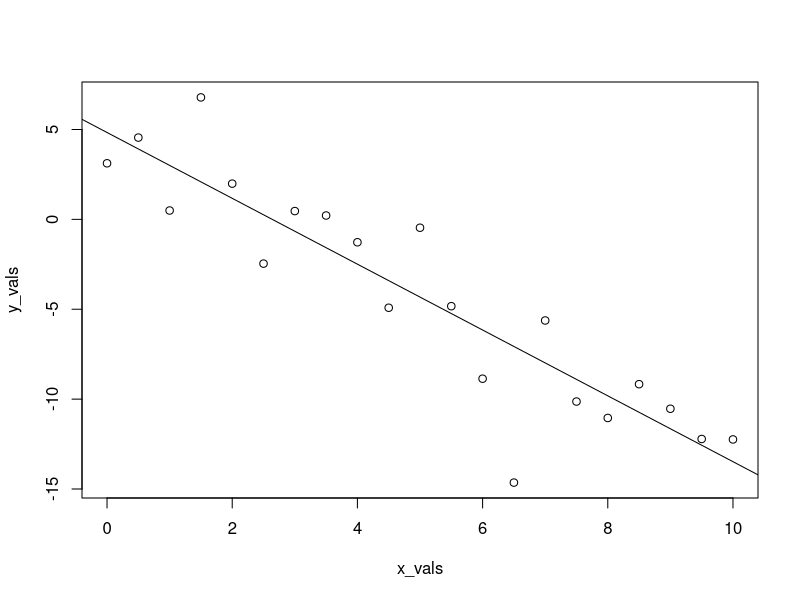
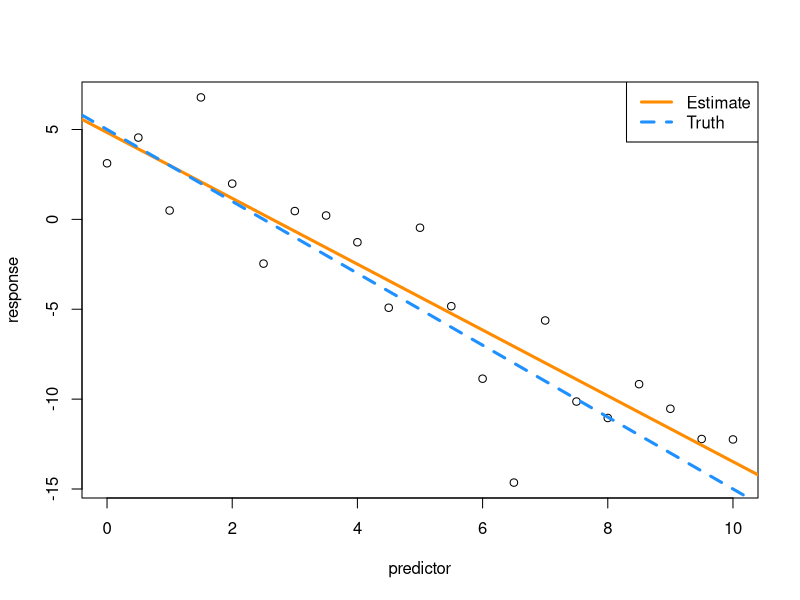
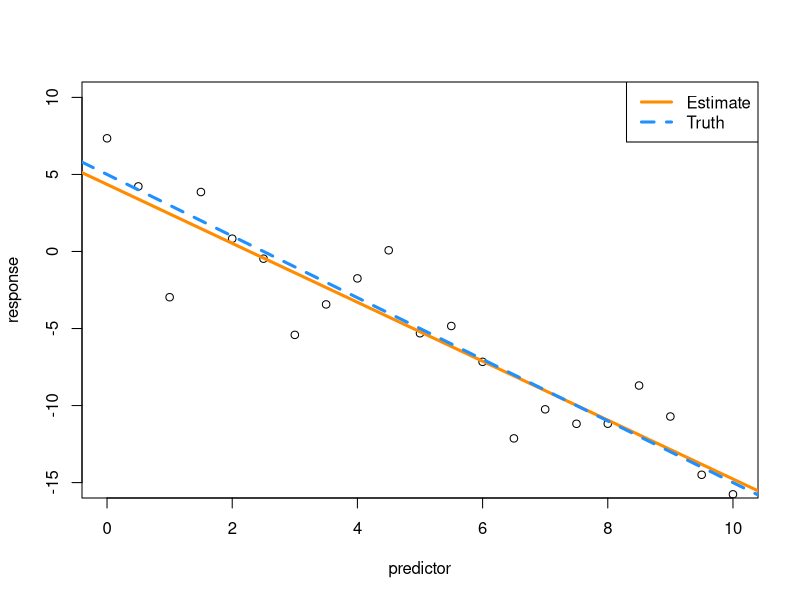

Reproduce these figures in R, in order.
# simulation
# 1. The idea is to assume we know the parameters of the model.
# 2. We generate data based on that model
# 3. We calculate estimates doing normal SLR
# How far are the calculated parameters from the model parameters?


## model parameters
num_obs <- 21
beta_0 <- 5
beta_1 <- -2
sigma <- 3

## generate data

# first we get fixed values for x
x_vals <- seq(from = 0, to = 10, length.out = num_obs)

# then we get the errors, but the erros must follow a normal distribution
# we can use rnorm to get some random samples
set.seed(1)
(epsilon <- rnorm(n = num_obs, mean = 0, sd = sigma))

# then we calculate the corresponding y values
(y_vals <- beta_0 + beta_1 * x_vals + epsilon)


## fit model

sim_fit <- lm(y_vals ~ x_vals)
summary(sim_fit)

# The coefficients are not that far from the model parameters,
# so we can say LR is working fine
sim_fit$coefficients

plot(y_vals ~ x_vals)
abline(sim_fit)


## Let's make simulation repeatable 

sim_slr <- function(x, beta_0 = 10, beta_1 = 5, sigma = 1) {
  n <- length(x)
  epsilon <- rnorm(n = n, mean = 0, sd = sigma)
  y <- beta_0 + beta_1 * x + epsilon
  data.frame(predictor = x, response = y)
}

# Use the function with the same parameters
set.seed(1)
sim_data <- sim_slr(x = x_vals, beta_0 = 5, beta_1 = -2, sigma = 3)
head(sim_data)

sim_fit <- lm(response ~ predictor, data = sim_data)
sim_fit$coefficients

plot(response ~ predictor, data = sim_data)
abline(sim_fit, lwd = 3, lty = 1, col = "darkorange")
abline(beta_0, beta_1, lwd = 3, lty = 2, col = "dodgerblue")

legend("topright", c("Estimate", "Truth"), 
       lty = c(1, 2),
       lwd = 3,
       col = c("darkorange", "dodgerblue"))

# Let's do another one we can run multiple times without seed

###### Important idea: 

# The parameters we estimate follow its own distribution based on
# the parameters we use for the model (the real ones)

sim_data <- sim_slr(x = x_vals, beta_0 = 5, beta_1 = -2, sigma = 3)
sim_fit <- lm(response ~ predictor, data = sim_data)

sim_fit <- lm(response ~ predictor, data = sim_data)
sim_fit$coefficients

plot(response ~ predictor, 
     data = sim_data,
     ylim = c(-15, 10))
abline(sim_fit, lwd = 3, lty = 1, col = "darkorange")
abline(beta_0, beta_1, lwd = 3, lty = 2, col = "dodgerblue")

legend("topright", c("Estimate", "Truth"), 
       lty = c(1, 2),
       lwd = 3,
       col = c("darkorange", "dodgerblue"))
